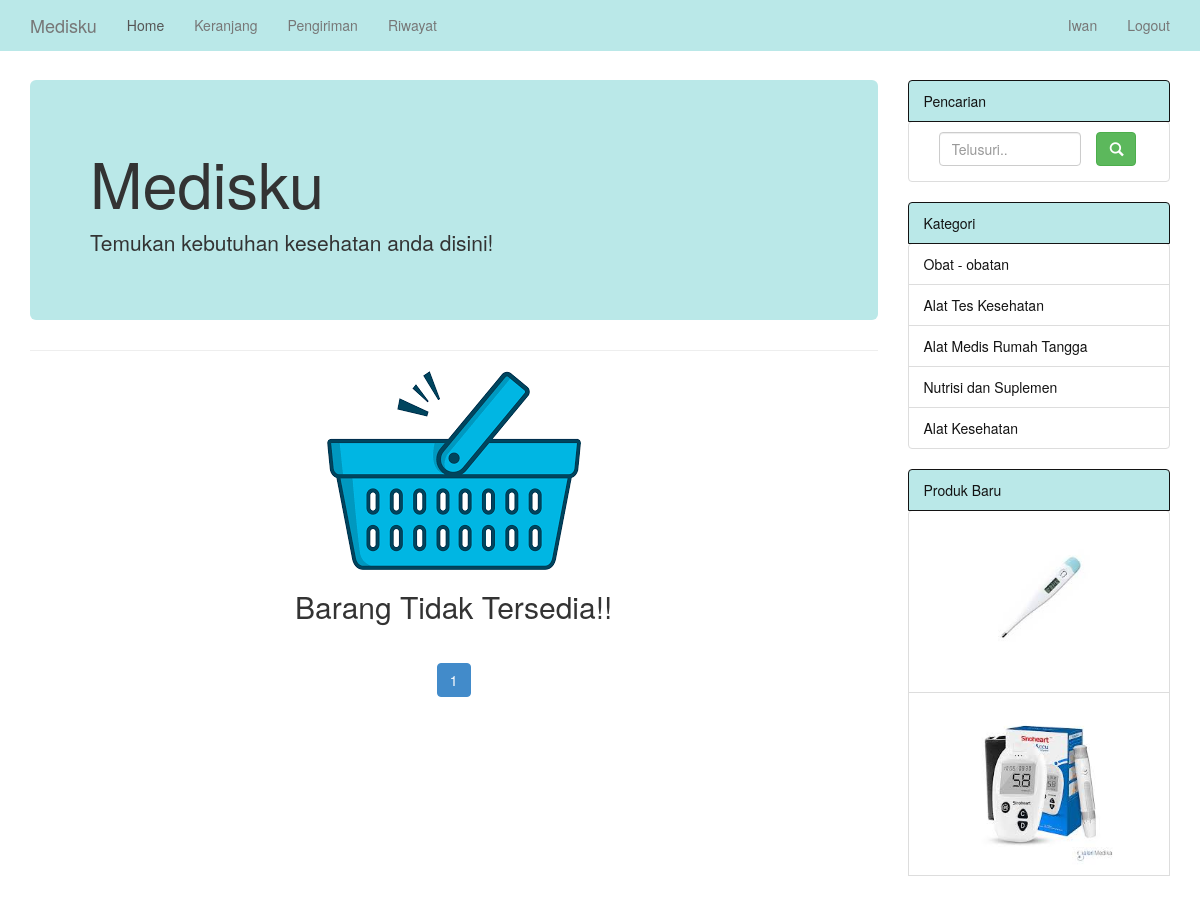
The page /pengguna/kategori.php (signed in) on the database its author committed.
### tables this page shows
CREATE TABLE `kategori` (
  `id_kategori` int NOT NULL AUTO_INCREMENT,
  `kategori` varchar(35) NOT NULL,
  PRIMARY KEY (`id_kategori`)
);

CREATE TABLE `barang` (
  `id_barang` int NOT NULL AUTO_INCREMENT,
  `nama_barang` varchar(35) NOT NULL,
  `harga` varchar(35) NOT NULL,
  `stok` int NOT NULL,
  `gambar` varchar(255) NOT NULL,
  `id_kategori` int NOT NULL,
  PRIMARY KEY (`id_barang`)
);

### pengguna/kategori.php (the view, shortened to what this page needs)
<?php
include "../koneksi/config.php";
$nama = $_SESSION['nama'];
?>
<!DOCTYPE html>
<html>
<head>
    <link href="../assets/css/bootstrap.css" rel="stylesheet">
    <link href="../assets/css/style.css" rel="stylesheet" />
</head>
<body>
    <nav class="navbar navbar-default navbar-fixed-top" role="navigation">
        <div class="container">
            <div class="collapse navbar-collapse" id="bs-example-navbar-collapse-1">
                <ul class="nav navbar-nav">
                    <li><a class="navbar-brand" href="home.php">Medisku</a></li>
                    <li class="active"><a href="#">Home</a></li>
                    <li><a href="keranjang.php" title="Keranjang Belanja">Keranjang</a></li>
                    <li><a href="pengiriman.php" title="Pengiriman">Pengiriman</a></li>
                    <li><a href="riwayat_transaksi.php" title="Riwayat Transaksi">Riwayat</a></li>
                </ul>
                <ul class="nav navbar-nav navbar-right">
                    <li><a href="user.php"><?php echo ucwords($nama); ?></a></li>
                    <li><a href="logout.php">Logout</a></li>
                </ul>
            </div>
        </div>
    </nav>
    <br><br><br><br>
    <div class="container">
        <div class="row">
            <div class="col-md-9">
                <div class="jumbotron">
                    <h1>Medisku</h1>
                    <p>Temukan kebutuhan kesehatan anda disini!</p>
                </div>
                <hr>
                <div class="row">
                    <?php
                        $id_kategori = $_GET['kategori'];
                        $page = (isset($_GET['page']))? $_GET['page'] : 1;
                        $limit = 9;
                        $limit_start = ($page - 1) * $limit;
                        $sql1 = "select * from barang where id_kategori='$id_kategori' LIMIT $limit_start, $limit";
                        $query1 = mysqli_query($connect,$sql1);
                        $cek = mysqli_num_rows($query1);
                        $no = 1;
                    if($cek > 0){
                        while ($row = mysqli_fetch_array($query1)){ ?>
                        <div class="col-md-3 text-center col-sm-6">
                            <div class="thumbnail">
                                <img src="../image/<?php echo $row["gambar"]; ?>" style="width: max-content; height: 11rem; object-fit: cover; margin-bottom: 12px">
                                <h4><?php echo ucwords($row["nama_barang"]); ?></h4>
                                <div>stok: <?php echo $row["stok"]; ?></div>
                                <p style="color: red;">Rp. <?php echo $row["harga"] ?> </p>
                                <button type="button" class="btn btn-success"  data-toggle="modal" data-target="#myModal<?php echo $no; ?>">Beli</button>
                            </div>
                        </div>
                        <div id="myModal<?php echo "$no"; ?>" class="modal fade" role="dialog">
                            <div class="modal-dialog">
                                <div class="modal-content">
                                    <div class="modal-header">
                                        <button type="button" class="close" data-dismiss="modal">&times;</button>
                                        <h4 class="modal-title"><?php echo ucwords("$row[nama_barang]"); ?></h4>
                                    </div>
                                    <div class="modal-body">
                                        <form method="POST" action="simpan_keranjang.php">
                                            <input type="number" class="form-control" name="jumlah" maxlength="2" value="1" placeholder="Masukkan Jumlah Pembelian.." required/>
                                            <input type="hidden" name="harga" value="<?php echo $row["harga"]; ?>">
                                            <input type="hidden" name="id_barang" value="<?php echo "$row[id_barang]"; ?>">
                                            <input type="hidden" name="stok" value="<?php echo $row["stok"]; ?>">
                                    </div>
                                    <div class="modal-footer">
                                            <a class="btn btn-default" data-dismiss="modal">Batal</a>
                                            <input type="submit" class="btn btn-primary" value="OK">
                                        </form>
                                    </div>
                                </div>
                            </div>
                        </div>
                    <?php $no++; }
                    }else{ ?>
                        <div style="text-align: center;">
                            <img src="../assets/img/kosong.png">
                            <h2>Barang Tidak Tersedia!!</h2>
                        </div>
                    <?php } ?>
                </div>
                <div class="row" style="text-align: center;">
                    <ul class="pagination">
                    <?php
                    $q2 = "select * from barang";
                    $sql2 = mysqli_query($connect, $q2);
                    $get_jumlah = mysqli_num_rows($sql2);
                    $jumlah_page = ceil($get_jumlah / $limit);
                    $jumlah_number = 3;
                    $start_number = ($page > $jumlah_number)? $page - $jumlah_number : 1;
                    $end_number = ($page < ($jumlah_page - $jumlah_number))? $page + $jumlah_number : $jumlah_page;
                    for($i = $start_number; $i <= $end_number; $i++){
                      $link_active = ($page == $i)? ' class="active"' : '';
                    ?>
                      <li<?php echo $link_active; ?>><a href="home.php?page=<?php echo $i; ?>"><?php echo $i; ?></a></li>
                    <?php
                    }
                   ?>
                    </ul>
                </div>
            </div>
            <div class="col-md-3">
                <div>
                    <a class="list-group-item active ">Pencarian
                    </a>
                    <ul class="list-group">
                        <li class="list-group-item">
                            <form  action="search.php" method="POST">
                                <div class="col-md-9">
                                <input type="text" name="cari" class="form-control" placeholder="Telusuri.."><br>
                                </div>
                                <button type="submit" class="btn btn-success"><span class="glyphicon glyphicon-search"></span></button>
                            </form>
                        </li>
                    </ul>
                </div>
                <div>
                    <a class="list-group-item active">Kategori
                    </a>
                    <ul class="list-group">
                        <?php
                        $sql = "select * from kategori";
                        $query = mysqli_query($connect,$sql);
                        while ($data = mysqli_fetch_array($query)){ ?>
                            <li class="list-group-item"><a href="kategori.php?kategori=<?php echo "$data[id_kategori]"; ?>"><?php echo "$data[kategori]"; ?></a></li>
                        <?php } ?>
                    </ul>
                </div>
                <div>
                    <a class="list-group-item active">Produk Baru
                    </a>
                    <ul class="list-group">
                        <?php
                            $a = "select * from barang order by id_barang desc limit 2";
                            $b = mysqli_query($connect,$a);
                            $modal = 1;
                            while ($c = mysqli_fetch_array($b)){ ?>
                            <li class="list-group-item">
                                <div class="thumbnaill">
                                    <center><img src="<?php echo "../image/$c[gambar]"; ?>" width="70%" height="40%"/></center>
                                </div>
                            </li>
                        <?php $modal++; } ?>
                    </ul>
                </div>
            </div>
            </div>
    </div>
</body>
</html>

### assets/css/style.css (style rules this page uses)
.row { margin-bottom:10px; }
.btn { margin-bottom:5px; }
.thumbnaill { position:relative; overflow:hidden; }

### rows shown on the page
kategori: kategori "Obat - obatan"
kategori: kategori "Alat Tes Kesehatan"
kategori: kategori "Alat Medis Rumah Tangga"
kategori: kategori "Nutrisi dan Suplemen"
kategori: kategori "Alat Kesehatan"
barang: gambar (picture)
barang: gambar (picture)

### other values the page prints
$nama "Iwan"
